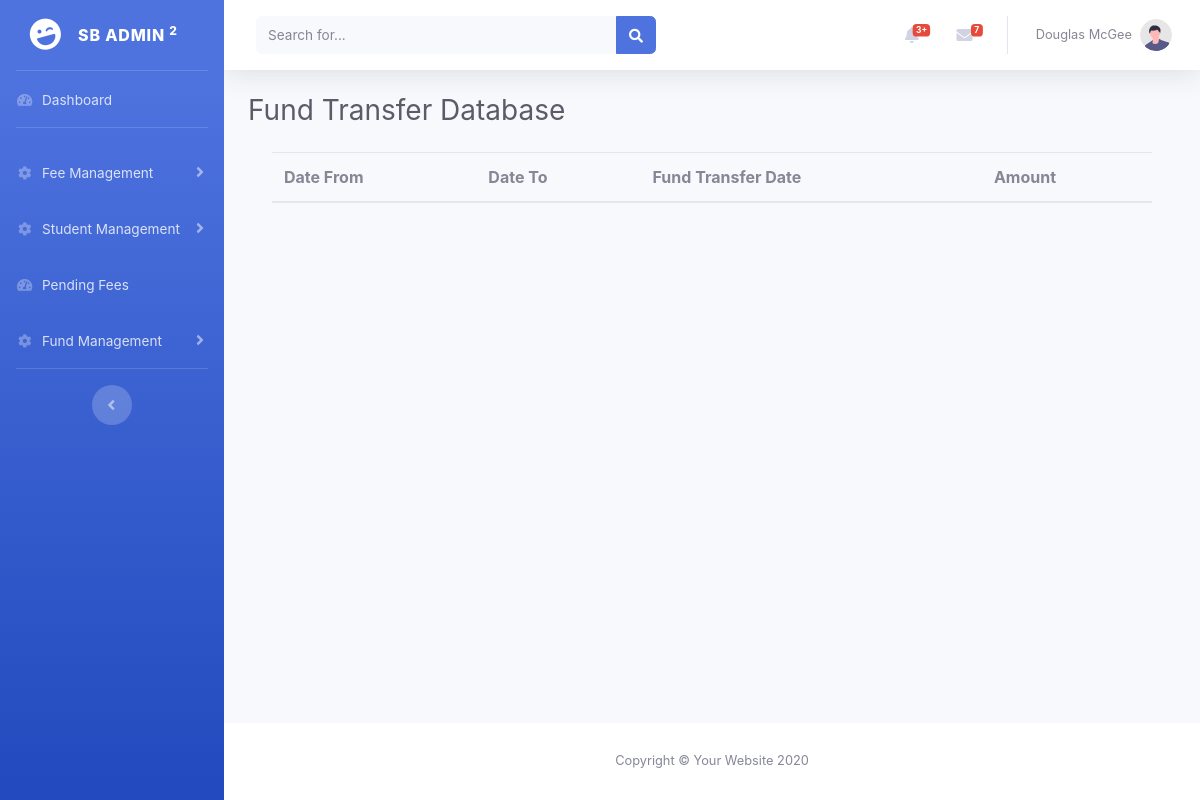
Before: /list-fundtransfer with the older database file.
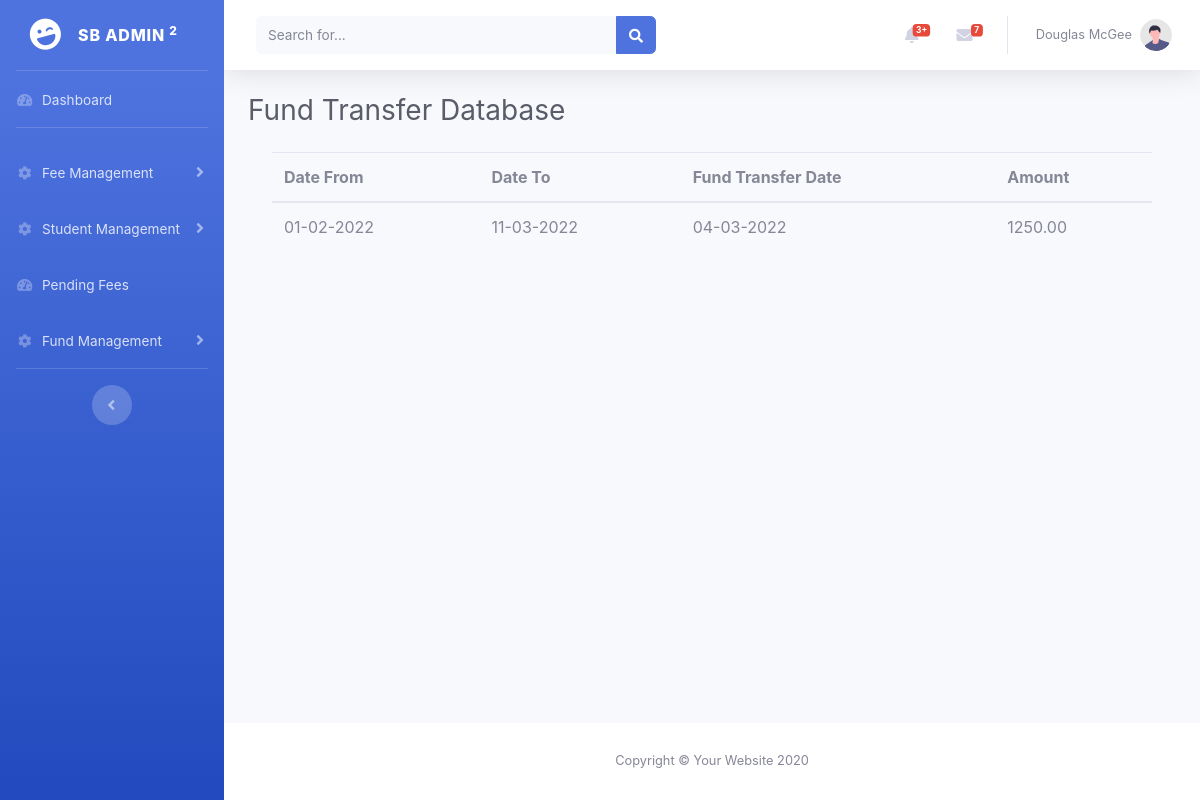
After: the same page with the newer database file.
### tables this page shows
CREATE TABLE `fund_transfer` (
  `f_from` date NOT NULL,
  `f_to` date NOT NULL,
  `f_amount` decimal(10,2) NOT NULL,
  `pay_date` date NOT NULL,
  `f_id` int(11) NOT NULL
);

### application/controllers/Admin.php (called while the page is built, shortened)
<?php
class Admin extends CI_Controller
{
	public function __construct()
	{
		$this->load->helper("url");
		$this->load->database();
		$this->load->model("Admin_mod");
	}
 public function fundtransfertable(){
	$res=$this->Admin_mod->fundtransfertablemod();
	$w=array(
		'row'=>$res
	);
$this->load->view('fundtransfertable',$w);
 }
}
?>

### index.php (called while the page is built, shortened)
<?php
require_once BASEPATH.'core/CodeIgniter.php';

### application/models/Admin_mod.php (called while the page is built, shortened)
<?php
	class Admin_mod extends CI_Model
	{
		public function fundtransfertablemod(){
			$this->db->order_by("f_id", "asc");
			$q=$this->db->get("fund_transfer");
			$rs=$q->result();
			return $rs;
		}
	}
?>

### application/views/fundtransfertable.php (the view, shortened to what this page needs)
        <div id="content-wrapper" class="d-flex flex-column">
            <div id="content">
                <div class="container-fluid">
                    <h1 class="h3 mb-4 text-gray-800">Fund Transfer Database</h1>
                    <div class="container">
  <table class="table">
    <thead>
      <tr>
        <th>Date From</th>
        <th>Date To</th>
        <th>Fund Transfer Date</th>
        <th>Amount</th>
      </tr>
    </thead>
    <?php foreach($row as $r){?>
    <tbody>
        <td><?php echo date("d-m-Y",strtotime($r->f_from));?></td>
        <td><?php echo date("d-m-Y",strtotime($r->f_to));?></td>
        <td><?php echo date("d-m-Y",strtotime($r->pay_date));?></td>
        <td><?php echo $r->f_amount;?></td>
    </tbody>
    <?php } ?>
  </table>
</div>
                </div>
            </div>

Changed rows visible on the page:
added fund_transfer: f_from "01-02-2022", f_to "11-03-2022", pay_date "04-03-2022", f_amount "1250.00"
